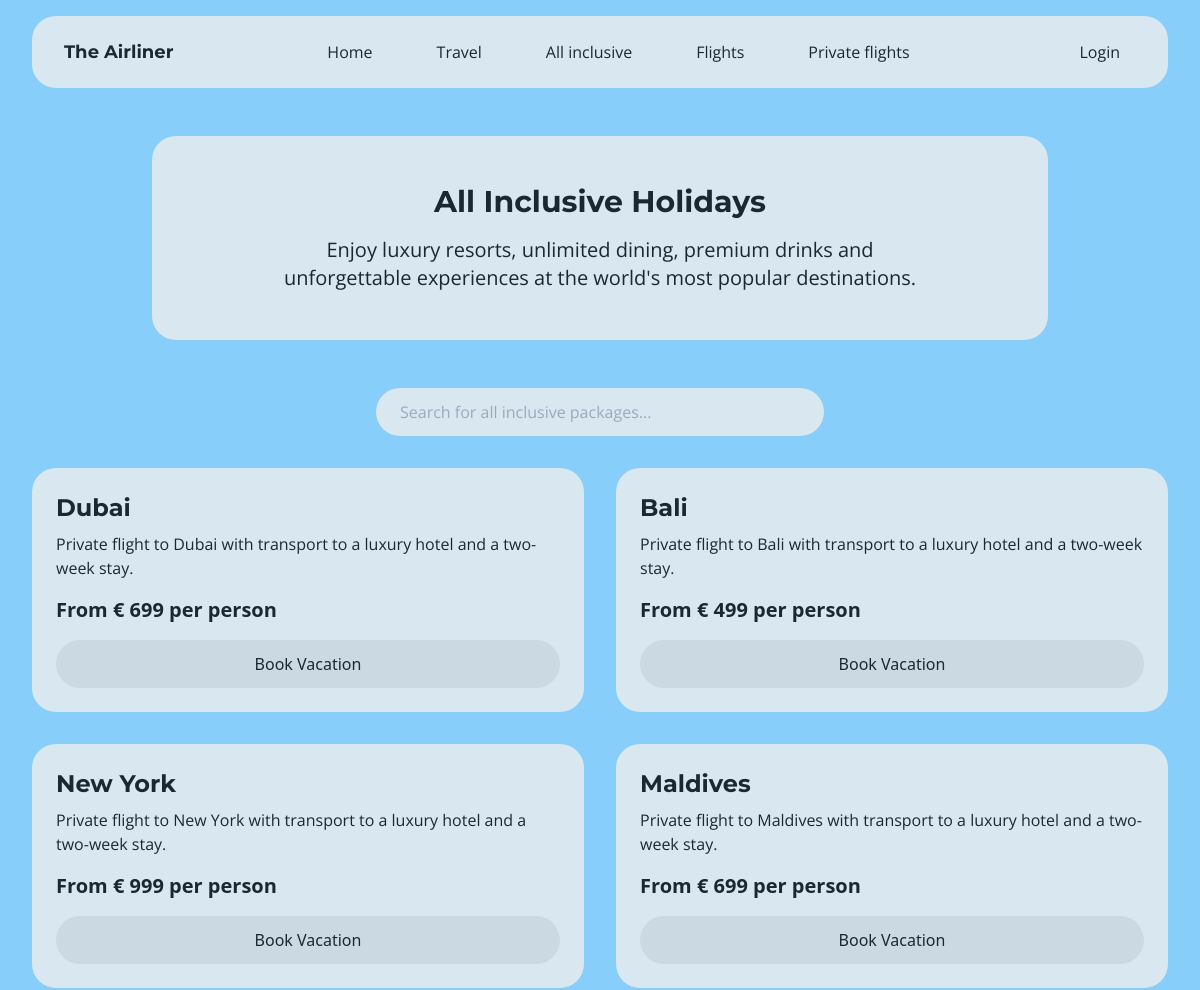
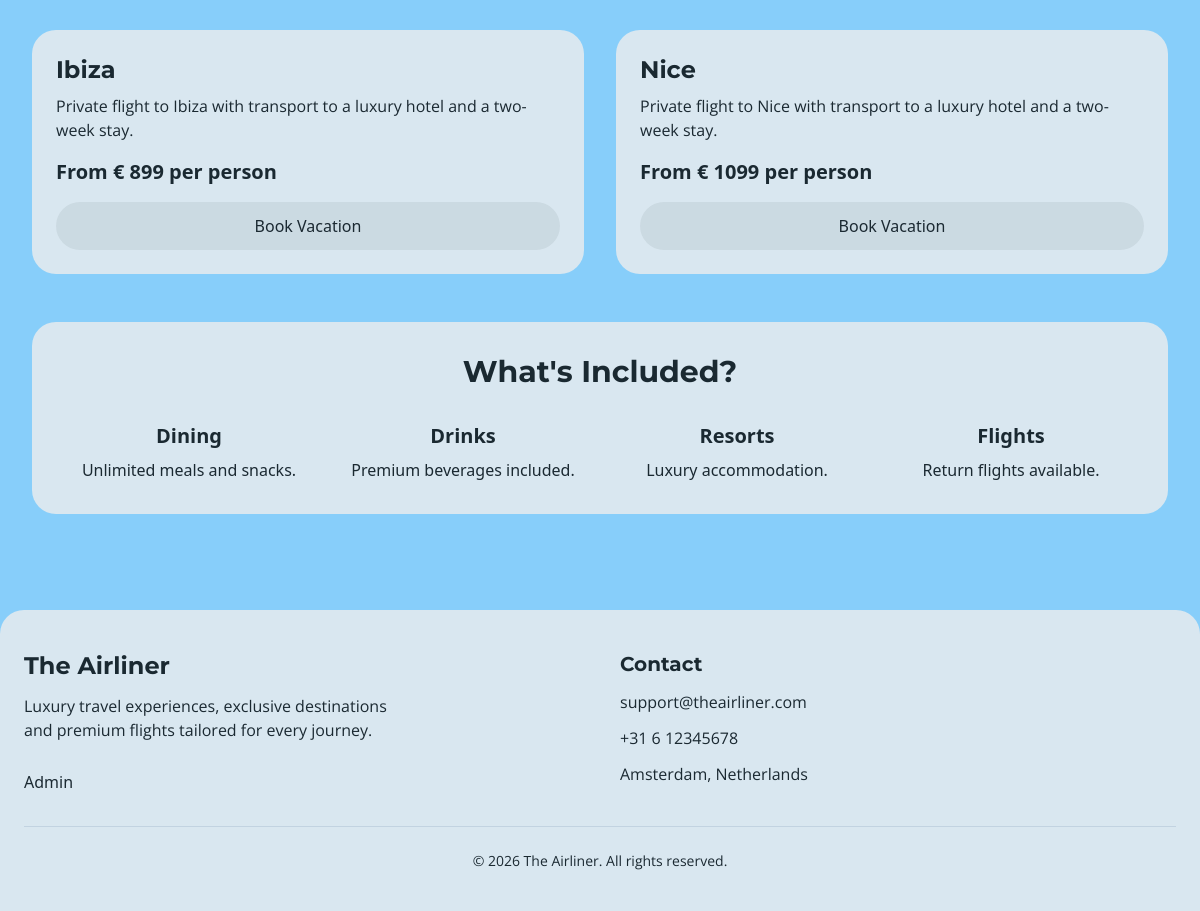
Screenshot of /app/all-inclusive.php (signed in) with the database file from the repository (2 pictures, top to bottom).
### app/all-inclusive.php (the view, shortened to what this page needs)
<?php
require __DIR__ . "/config/database.php";
$stmt = $pdo->prepare("SELECT * FROM `all-inclusive`");
$stmt->execute();
$allinclusive = $stmt->fetchAll(PDO::FETCH_ASSOC);
?>
<!doctype html>
<html lang="en">
<head>
  <link rel="stylesheet" href="style.css" />
  <script src="https://cdn.tailwindcss.com"></script>
</head>
<body class="overflow-x-hidden">
  <header>
    <nav
      class="bg-[#EEEEEE] rounded-3xl opacity-80 flex flex-col lg:flex-row mx-4 lg:mx-8 mt-4 px-4 lg:px-8 py-4 items-center gap-4 lg:gap-0">
      <h2 class="montserrat font-bold text-2xl lg:text-lg text-center lg:text-left">
        <a href="index.php">The Airliner</a>
      </h2>
      <div class="flex-1 flex flex-wrap justify-center items-center gap-3 lg:gap-8 w-full">
        <a class="bg-[#EEEEEE] hover:bg-[#CCCCCC] transition rounded-full px-4 py-2 opensans" href="index.php">Home</a>
        <a class="bg-[#EEEEEE] hover:bg-[#CCCCCC] transition rounded-full px-4 py-2 opensans"
          href="travel.php">Travel</a>
        <a class="bg-[#EEEEEE] hover:bg-[#CCCCCC] transition rounded-full px-4 py-2 opensans"
          href="all-inclusive.php">All inclusive</a>
        <a class="bg-[#EEEEEE] hover:bg-[#CCCCCC] transition rounded-full px-4 py-2 opensans"
          href="flights.php">Flights</a>
        <a class="bg-[#EEEEEE] hover:bg-[#CCCCCC] transition rounded-full px-4 py-2 opensans"
          href="private-flights.php">Private flights</a>
      </div>
      <div class="lg:ml-auto">
        <?php if (isset($_SESSION["user_id"])): ?>
          <a class="bg-[#EEEEEE] hover:bg-[#CCCCCC] transition rounded-full px-4 py-2 opensans" href="userpanel.php">
            User Panel
          </a>
        <?php else: ?>
          <a class="bg-[#EEEEEE] hover:bg-[#CCCCCC] transition rounded-full px-4 py-2 opensans" href="login.php">
            Login
          </a>
        <?php endif; ?>
      </div>
    </nav>
  </header>
  <main>
    <section class="flex justify-center mt-12 px-4">
      <div class="bg-[#EEEEEE] opacity-80 rounded-3xl p-8 lg:p-12 text-center max-w-4xl w-full">
        <h1 class="montserrat text-1xl lg:text-3xl font-bold mb-4">
          All Inclusive Holidays
        </h1>
        <p class="opensans text-lg lg:text-xl max-w-2xl mx-auto">
          Enjoy luxury resorts, unlimited dining, premium drinks and
          unforgettable experiences at the world's most popular destinations.
        </p>
      </div>
    </section>
    <section class="px-4 lg:px-8 py-12">
      <input type="text" id="search" onkeyup="zoek()" placeholder="Search for all inclusive packages..."
        class="bg-[#EEEEEE] opacity-80 rounded-full px-6 py-3 opensans block mx-auto mb-8 w-full max-w-md">
      <div class="mx-auto gap-8 grid xl:grid-cols-3 md:grid-cols-2 grid-cols-1" id="grid">
        <?php foreach ($allinclusive as $ai): ?>
          <div class="flex flex-col rounded-3xl opacity-80 bg-[#EEEEEE]">
            <div class="flex flex-col flex-grow p-6">
              <h2 class="mb-2 text-2xl font-bold montserrat">
                <?= $ai['destination'] ?>
              </h2>
              <p class="flex-grow mb-4 opensans">
                Private flight to
                <?= $ai['destination'] ?> with transport to a luxury hotel and a two-week stay.
              </p>
              <p class="text-xl font-bold mb-4">
                From €
                <?= $ai['price'] ?> per person
              </p>
              <form action="book.php" method="POST">
                <button type="submit" class="w-full transition bg-[#DDDDDD] hover:bg-[#CCCCCC] rounded-full py-3 text-center">
                  Book Vacation
                </button>
              </form>
            </div>
          </div>
        <?php endforeach; ?>
      </div>
    </section>
    <section class="px-4 lg:px-8 pb-12">
      <div class="bg-[#EEEEEE] opacity-80 rounded-3xl p-8 max-w-6xl mx-auto">
        <h2 class="montserrat text-3xl font-bold text-center mb-8">
          What's Included?
        </h2>
        <div class="grid grid-cols-1 md:grid-cols-2 lg:grid-cols-4 gap-6 text-center">
          <div>
            <h3 class="font-bold text-xl mb-2">Dining</h3>
            <p>Unlimited meals and snacks.</p>
          </div>
          <div>
            <h3 class="font-bold text-xl mb-2">Drinks</h3>
            <p>Premium beverages included.</p>
          </div>
          <div>
            <h3 class="font-bold text-xl mb-2">Resorts</h3>
            <p>Luxury accommodation.</p>
          </div>
          <div>
            <h3 class="font-bold text-xl mb-2">Flights</h3>
            <p>Return flights available.</p>
          </div>
        </div>
      </div>
    </section>
    <footer class="bg-[#EEEEEE] opacity-80 rounded-t-3xl mt-12 px-6 py-10">
      <div
        class="max-w-7xl mx-auto flex flex-col md:grid md:grid-cols-2 xl:flex xl:flex-row justify-between gap-10 text-center lg:text-left">
        <div class="flex flex-col gap-3 items-center lg:items-start">
          <h2 class="montserrat text-2xl font-bold">The Airliner</h2>
          <p class="opensans max-w-sm">
            Luxury travel experiences, exclusive destinations and premium
            flights tailored for every journey.
          </p>
          <a href="adminlogin.php" class="mt-4">Admin</a>
        </div>
        <div class="flex flex-col gap-3 items-center lg:items-start">
          <h3 class="montserrat text-xl font-bold">Contact</h3>
          <p class="opensans">support@theairliner.com</p>
          <p class="opensans">+31 6 12345678</p>
          <p class="opensans">Amsterdam, Netherlands</p>
        </div>
      </div>
      <div class="border-t border-gray-300 mt-8 pt-6 text-center flex justify-center">
        <p class="opensans text-sm">
          © 2026 The Airliner. All rights reserved.
        </p>
      </div>
    </footer>
</body>
</html>

### app/style.css (style rules this page uses)
.opensans { font-family: 'Open Sans', sans-serif; }
.montserrat { font-family: 'Montserrat', sans-serif; }
body { background-color: #87CEFA; }
h1 { margin-left: 1.5rem; font-size: 3.125rem; font-family: "Tangerine", cursive; font-weight: bold; margin-right: 2rem; }

### rows the page displays
all-inclusive: destination "Dubai", price "699"
all-inclusive: destination "Bali", price "499"
all-inclusive: destination "New York", price "999"
all-inclusive: destination "Maldives", price "699"
all-inclusive: destination "Ibiza", price "899"
all-inclusive: destination "Nice", price "1099"
